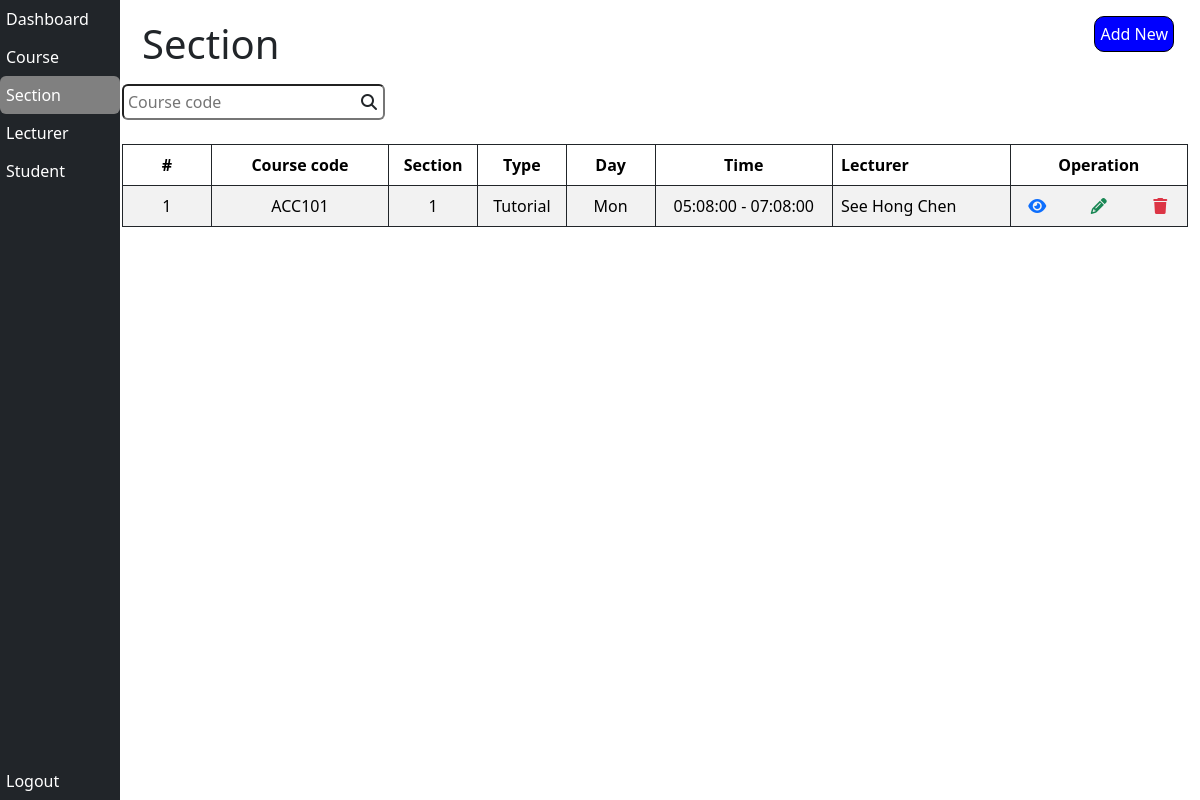
/Staff/section.php (signed in), run on the app's committed database.
### tables this page shows
CREATE TABLE `section` (
  `section_number` int(11) NOT NULL,
  `section_type` varchar(255) NOT NULL,
  `course_code` varchar(255) NOT NULL,
  `lecturer_id` int(11) NOT NULL,
  `section_day` varchar(255) NOT NULL,
  `section_start_time` time NOT NULL,
  `section_end_time` time NOT NULL,
  `section_duration` int(11) NOT NULL,
  `section_quota` int(11) NOT NULL,
  `section_location` varchar(255) NOT NULL,
  `section_archive` tinyint(1) NOT NULL DEFAULT 0
);

CREATE TABLE `lecturer` (
  `lecturer_id` int(11) NOT NULL,
  `lecturer_name` varchar(255) NOT NULL,
  `lecturer_phone_number` varchar(255) NOT NULL,
  `lecturer_gender` enum('Male','Female') NOT NULL,
  `lecturer_race` enum('Malay','Chinese','India','Other') NOT NULL,
  `lecturer_email` varchar(255) NOT NULL,
  `lecturer_password` varchar(255) NOT NULL,
  `lecturer_archive` tinyint(1) NOT NULL DEFAULT 0,
  `lecturer_personal_email` varchar(255) DEFAULT NULL
);

### Staff/section.php (the view, shortened to what this page needs)
<?php
  if(!isset($_SESSION['admin'])) {
    echo 'Please login first <br>';
    echo 'Click <a href="index.php">here<a/> to login';
  }else {
    include 'db.php';
?>
<!DOCTYPE html>
<html lang="en">
<head>
  <link href="https://cdn.jsdelivr.net/npm/bootstrap@5.3.3/dist/css/bootstrap.min.css" rel="stylesheet"
>
  <link rel="stylesheet" href="https://cdnjs.cloudflare.com/ajax/libs/font-awesome/6.5.2/css/all.min.css"
 />
  <link rel="stylesheet" href="./styles/style.css">
  <link rel="stylesheet" href="./styles/sidebar.css">
</head>
<body>
  <div class="container-fluid">
    <div class="bg-dark text-white sidebar">
      <a href="dashboard.php" class="btn nav-btn text-white d-block text-start">Dashboard</a>
      <a href="course.php" class="btn nav-btn text-white d-block text-start">Course</a>
      <a href="section.php" class="btn nav-btn text-white d-block text-start selected">Section</a>
      <a href="lecturer.php" class="btn nav-btn text-white d-block text-start">Lecturer</a>
      <a href="student.php" class="btn nav-btn text-white d-block text-start">Student</a>
      <a href="clearId.php"
        class="btn nav-btn text-white d-block text-start position-absolute w-100 bottom-0">Logout</a>
    </div>
    <div class="main-content">
      <h1 class="title">Section</h1>
      <button class="add-new-button position-absolute d-flex flex-column align-items-center mt-3 me-3"
        onclick="window.location.href = 'operation/section/addSection.php'">Add New</button>
      <form autocomplete="off">
        <div class="position-relative d-inline">
          <input type="text" class="ps-1 pe-4 py-1 rounded mt-2" placeholder="Course code" id="courseCodeInput">
          <i class="fas fa-search position-absolute end-0 top-50 translate-middle-y me-2"></i>
        </div>
      </form>
      <table class="table table-striped table-bordered border-dark mt-4" id="sectionTable">
        <thead>
          <div class="row">
            <th scope="col" class="col-1 text-center">
              #
            </th>
            <th scope="col" class="col-2 text-center">
              Course code
            </th>
            <th scope="col" class="col-1 text-center">
              Section
            </th>
            <th scope="col" class="col-1 text-center">
              Type
            </th>
            <th scope="col" class="col-1 text-center">
              Day
            </th>
            <th scope="col" class="col-2 text-center">
              Time
            </th>
            <th scope="col" class="col-2">
              Lecturer
            </th>
            <th scope="col" class="col-2 text-center">
              Operation
            </th>
          </div>
        </thead>
        <tbody>
          <?php
              $count = 1;
              $sql = "SELECT s.course_code, s.section_number, s.section_day, s.section_start_time, s.section_end_time, s.section_quota, s.section_type, l.lecturer_name
                FROM section s
                JOIN lecturer l ON s.lecturer_id = l.lecturer_id
                WHERE s.section_archive = 0
                ORDER BY s.course_code, s.section_number;";
              $result = mysqli_query($conn, $sql);
              if(mysqli_num_rows($result) > 0) {
                while($row = mysqli_fetch_assoc($result)) {
            ?>
          <tr>
            <td scope="row" class="text-center"><?php echo $count++?></td>
            <td class="text-center"><?php echo $row["course_code"]?></td>
            <td class="text-center"><?php echo $row["section_number"]?></td>
            <td class="text-center"><?php echo $row["section_type"] === "K" ? 'Lecture' : 'Tutorial' ?></td>
            <td class="text-center"><?php echo $row["section_day"]?></td>
            <td class="text-center"><?php echo $row["section_start_time"] . " - " . $row["section_end_time"] ?></td>
            <td><?php echo $row["lecturer_name"] ?></td>
            <td>
              <div class="row">
                <div class="col-4 text-center">
                  <a
                    href="./operation/section/viewSection.php?code=<?php echo $row["course_code"] ?>&number=<?php echo $row["section_number"] ?>&type=<?php echo $row["section_type"] ?>">
                    <i class="fa-solid fa-eye text-primary"></i>
                  </a>
                </div>
                <div class="col-4 text-center">
                  <a
                    href="./operation/section/editSection.php?code=<?php echo $row["course_code"]?>&number=<?php echo $row["section_number"] ?>&type=<?php echo $row["section_type"] ?>">
                    <i class="fa-solid fa-pencil text-success"></i>
                  </a>
                </div>
                <div class="col-4 text-center">
                  <a href="#">
                    <i class="fa-solid fa-trash text-danger"
                      onclick="deleteSection('<?php echo $row['course_code']?>', '<?php echo htmlspecialchars($row['section_number'], ENT_QUOTES)?>', '<?php echo htmlspecialchars($row['section_type'], ENT_QUOTES)?>')"
                      name="delete"></i>
                  </a>
                </div>
              </div>
            </td>
          </tr>
          <?php
                }
              }else {
              echo
                '<tr>
                  <td colspan="8" class="text-center">No sections found</td>
                </tr>';
              }
            ?>
        </tbody>
      </table>
    </div>
  </div>
</body>
</html>
<?php
  }
?>

### Staff/styles/style.css (style rules this page uses)
*, *::before, *::after { box-sizing: border-box; padding: 0; margin: 0; }
body { width: 100%; }
.main-content { margin-top: 10px; margin-left: 110px; }
.title { padding: 10px 0px 0px 20px; }
.add-new-button { cursor: pointer; padding: 5px; border-radius: 10px; border: 1px solid black; top: 0; right: 10px; background-color: rgb(0, 0, 255); color: white; }

### Staff/styles/sidebar.css (style rules this page uses)
.sidebar { height: 100vh; position: fixed; top: 0; bottom: 0; left: 0; z-index: 999; }
.nav-btn { padding: 6px 30px 6px 5px; }
.btn:hover, .selected { background-color: gray; }

### data on the page
section: course_code "ACC101", section_number "1", section_type "Tutorial", section_day "Mon", section_start_time "05:08:00", section_end_time "07:08:00", lecturer.lecturer_name "See Hong Chen"
